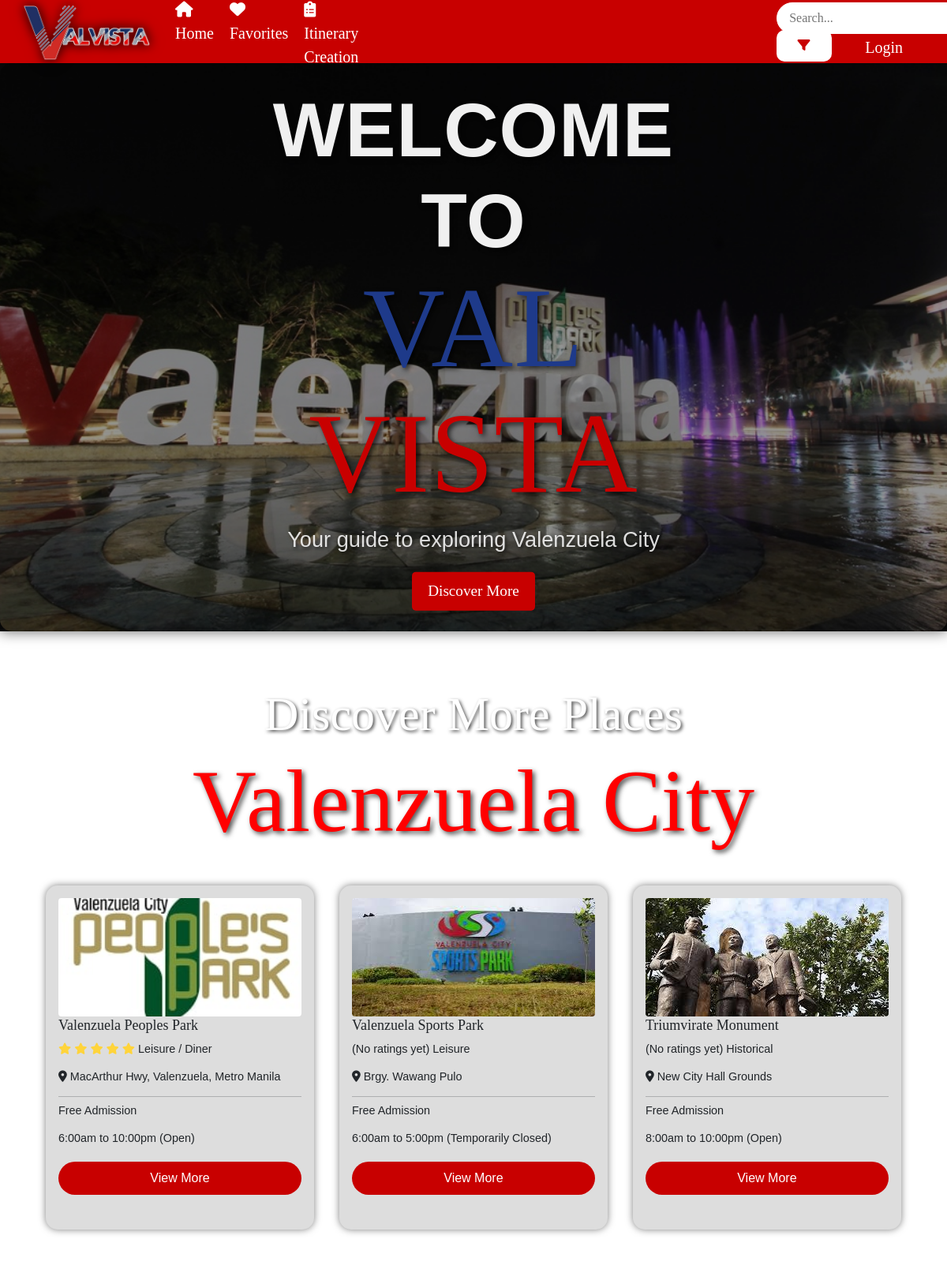
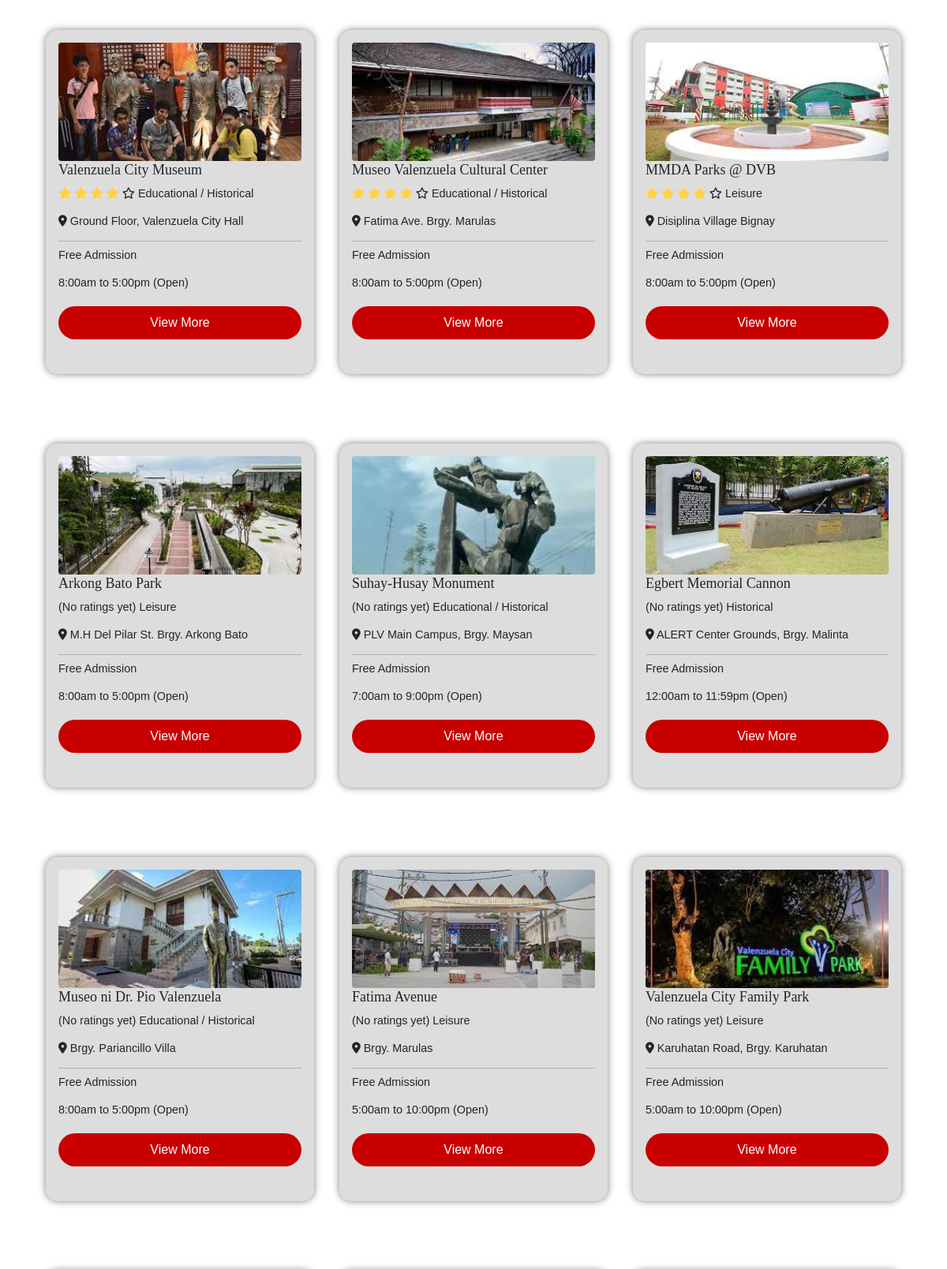
/home/ (upper part), run on the app's committed database (2 pictures, top to bottom).
### website/models.py (models this page shows, shortened)
class Place(models.Model):
        COST_CHOICES = [
        ('0','0'),
        ('1-200','1-200'),
        ('201-500','201-500'),
        ('501+','501+'),
        ]
        STATUS_CHOICES = [
        ('Open','Open'),
        ('Soon to Open','Soon to Open'),
        ('Closed','Closed'),
        ('Temporarily Closed','Temporarily Closed'),
        ('For Renovation','For Renovation'),
        ]
        name = models.CharField (max_length=100)
        location = models.CharField (max_length=100)
        description = models.CharField (max_length=1000)
        categories = models.ManyToManyField('Category', related_name='places')
        time = models.CharField (max_length=20)
        timeclose = models.CharField (max_length=20)
        cost = models.CharField(max_length=100, blank=True,null=True,choices= COST_CHOICES)
        photo = models.ManyToManyField(PlaceMedia,related_name='places',blank=True)
        thumbnail = models.ImageField(upload_to="media")
        archived = models.BooleanField(default=False)
        map = models.CharField(max_length=2000,blank=True,null=True)
        promos = models.ImageField(upload_to="media",blank=True,null=True)
        announcement = models.TextField(max_length=5000, blank=True,null=True)
        status = models.CharField(max_length=100, blank=True,null=True,choices= STATUS_CHOICES)
        lat = models.DecimalField(max_digits=30, decimal_places=20, blank=True, null=True)
        lng = models.DecimalField(max_digits=30, decimal_places=20, blank=True, null=True)

class Category(models.Model):
    name = models.CharField(max_length=100, unique=True)

### website/views.py (the view)
# urls.py: path('home/',views.home,name="home"),
def home(request):
    excluded_groups = ['Business', 'Admin']
    if any(request.user.groups.filter(name=group).exists() for group in excluded_groups):
        return redirect('login')
    if request.user.groups.filter(name='NormalUsers').exists():
        now = timezone.now()
        Notification.objects.filter(created_at__lt=now - timedelta(days=7)).delete()
        notifications = request.user.notifications.all().order_by('-created_at')
    else:
        notifications = []
    context = get_home_context(request.user)
    context['notifications'] = notifications
    return render(request, 'home.html', context)

### website/utils.py (called while the page is built)
def get_home_context(user):
    favorite_places = []
    favorite_businesses = []
    places = Place.objects.annotate(
        avg_rating=Avg('ratings__score'),
        rating_count=Count('ratings')
    )
    business = Business.objects.annotate(
        avg_rating=Avg('ratings__score'),
        rating_count=Count('ratings')
    )
    if user.is_authenticated:
        user_favorites = Favorite.objects.filter(user=user)
        favorite_places = user_favorites.filter(place__isnull=False).values_list('place_id', flat=True)
        favorite_businesses = user_favorites.filter(business__isnull=False).values_list('business_id', flat=True)
    context = {
        'all_admin': places,
        'all_business': business,
        'favorite_places': favorite_places,
        'favorite_businesses': favorite_businesses,
    }
    return context

### website/templates/home.html (shortened to what this page needs)
<!DOCTYPE html>
<html lang="en">
<head>
    <link rel="stylesheet" href="https://cdnjs.cloudflare.com/ajax/libs/font-awesome/6.5.1/css/all.min.css">
    <link rel="stylesheet" href="https://cdnjs.cloudflare.com/ajax/libs/font-awesome/4.7.0/css/font-awesome.min.css">
    <link rel="stylesheet" href="https://cdnjs.cloudflare.com/ajax/libs/font-awesome/6.0.0-beta3/css/all.min.css">
    <link href="https://cdn.jsdelivr.net/npm/bootstrap@5.0.2/dist/css/bootstrap.min.css" rel="stylesheet"
>
    {% load static %}
    <link rel="stylesheet" href="{% static 'homies.css' %}">
</head>
    <nav>
        <div class="logo">
            <a style="margin-right: 50px;" href="{%url 'home' %}"><img class="logo"src ="..\media\media\valvista logo.png" alt="logo"></a>
        </div>
            <ul class="nav-links">
            <li><a href="{%url 'home' %}"><i class="fa-solid fa-house"></i> Home</a></li>
            {% if user.is_authenticated%}
            <li><a href="{%url 'favorite_list' %}"><i class="fa-solid fa-heart"></i> Favorites</a></li>
            {%else%}
            <li><a href="{%url 'login' %}"><i class="fa-solid fa-heart"></i> Favorites</a></li>
            {%endif%}
			{% if user.is_authenticated%}
            <li><a href="{%url 'itinerary' %}"><i class="fa-solid fa-clipboard-list"></i> Itinerary Creation</a></li>
			{%else%}
            <li><a href="{%url 'login' %}"><i class="fa-solid fa-clipboard-list"></i> Itinerary Creation</a></li>
            {%endif%}
        </ul>
        {% if user.is_authenticated%}
        <div class="search-container">
            <div class="search-bar">
                <input id="searchInput" type="text" placeholder="Search..." oninput="performSearch()">
                <button id="filterbut" class="btn"><i class="fa-solid fa-filter"></i></button>
            </div>
        </div>
        {%else%}
        <div style="margin-left: 500px;" class="search-container">
            <div class="search-bar">
                <input id="searchInput" type="text" placeholder="Search..." oninput="performSearch()">
                <button id="filterbut" class="btn"><i class="fa-solid fa-filter"></i></button>
            </div>
        </div>
        {%endif%}
            <ul class="nav-links ul-user">
            {% if user.is_authenticated%}
            <li>
                <a href="javascript:void(0);" id="notification-icon">
                    <i class="fa-solid fa-bell"></i>
                    {% if notifications.count > 0 %}
                        <span class="notification-badge">{{ notifications.count }}</span>
                    {% endif %}
                </a>
                <div id="notification-container" class="notification-container" style="display: none;">
                    <ul class="notification-dropdown">
                        {% for notification in notifications %}
    <li class="notification-card">
        {% if notification.origin == "place"%}
        <a href="{% url 'viewplace' notification.placeid %}"
           class="notification-link"
           data-notification-id="{{ notification.id }}">
            <div class="notification-card-content">
                <p><i class="fa-solid fa-bell"></i> {{ notification.message }}</p>
                <small>{{ notification.created_at }}</small>
            </div>
        </a>
        {%else%}
        <a href="{% url 'viewbusiness' notification.placeid %}"
           class="notification-link"
           data-notification-id="{{ notification.id }}">
            <div class="notification-card-content">
                <p><i class="fa-solid fa-bell"></i> {{ notification.message }}</p>
                <small>{{ notification.created_at }}</small>
            </div>
        </a>
    </li>
    {% endif %}
{% endfor %}
                    </ul>
                </div>
            </li>
            <li class="no-hover"><a style="color: white;"><i class="fa-solid fa-user"></i> Welcome, <strong> {{request.user}}!</strong></a></li>
            <li><a href="{%url 'logout' %}"><i class="fa-solid fa-right-to-bracket"></i> Logout</a></li>
            {%else%}
            <li><a style="margin-left: 20px;" href="{%url 'login' %}"><i class="fa-solid fa-right-to-bracket"></i> Login</a></li>
            {%endif%}
        </ul>
    </nav>
<body>
<div class="slider">
    <div class="carousel-text">
        <h1>Welcome to </h1>
        <h2><span class="valvista">VAL</span> <span class="valsit">VISTA</span></h2>
        <p>Your guide to exploring Valenzuela City</p>
        <button id="discover-more" class="discover-button">Discover More</button>
    </div>
    <div class="carousel">
        <div class="list">
            <div class="item active">
                <img style="object-fit: cover;" src="../media/media/valvistabg.jpeg" alt="Promo Image 1">
            </div>
        </div>
    </div>
    <div class="overlay"></div>
</div>
<div class="container my-5" id="resultsContainer">
    <div class="anicontainer">
        <h2 class="animated-title top-title">Discover More Places</h2>
        <h3 class="animated-title bottom-title">Valenzuela City</h3>
    </div>
    <div class="row">
        {% for item in all_admin %}
            {% if not item.archived %}
                <div class="col-md-4 mb-4">
                    <div class="jumbotron animated" data-activities="{% for category in item.categories.all %}{{ category.name }}{% if not forloop.last %},{% endif %} {% endfor %}" data-budget="{{ item.cost }}" data-time="{{ item.time }}">
                        <div class="position-relative">
                            <img src="{{item.thumbnail.url}}" class="img-fluid rounded" alt="{{item.name}}" style="object-fit: cover; height: 220px;">
                            <h2 class="display-4 text-dark">{{item.name}}</h2>
                            <p class="lead text-dark"> {% if item.avg_rating %}
                                {% for i in "12345" %}
                                    {% if i <= item.avg_rating|floatformat:0 %}
                                    <i class="fa-solid fa-star" style="color: #FFD43B;"></i>
                                        {%else%}
                                        <i class="fa-regular fa-star"></i>
                                    {% endif %}
                                {% endfor %}
                            {% else %}
                                (No ratings yet)
                            {% endif %}
                                {% for category in item.categories.all %}
                                {{ category.name }}{% if not forloop.last %} /{% endif %}
                                {% endfor %}
                            </p>
                            <p class="lead text-dark"><i class="fa-duotone fa-solid fa-location-dot"></i> {{item.location}}</p>
                            <hr class="bg-dark mb-2">
                            <p class="lead text-dark">
                                {% if item.cost == '0' %}
                                    Free Admission
                                {% else %}
                                    {{ item.cost }}
                                {% endif %}
                            </p>
                            <p class="lead text-dark">{{item.time}} to {{item.timeclose}} ({{item.status}})  <button class="btn btn-lg view-more-btn" onclick="redirectToPlace('{{ item.pk }}')">View More</button></p>
                        </div>
                    </div>
                </div>
            {% endif %}
        {% endfor %}
    </div>
</div>

### data on the page
Place: thumbnail (picture), name "Valenzuela Peoples Park", archived False (drawn), location "MacArthur Hwy, Valenzuela, Metro Manila", cost "Free Admission", time "6:00am", timeclose "10:00pm", status "Open"
Category: name "Leisure"
Category: name "Diner"
Place: thumbnail (picture), name "Valenzuela Sports Park", shows "(No ratings yet)", location "Brgy. Wawang Pulo", cost "Free Admission", time "6:00am", timeclose "5:00pm", status "Temporarily Closed"
Place: thumbnail (picture), name "Triumvirate Monument", shows "(No ratings yet)", location "New City Hall Grounds", cost "Free Admission", time "8:00am", timeclose "10:00pm", status "Open"
Category: name "Historical"
Place: thumbnail (picture), name "Valenzuela City Museum", archived False (drawn), location "Ground Floor, Valenzuela City Hall", cost "Free Admission", time "8:00am", timeclose "5:00pm", status "Open"
Category: name "Educational"
Place: thumbnail (picture), name "Museo Valenzuela Cultural Center", archived False (drawn), location "Fatima Ave. Brgy. Marulas", cost "Free Admission", time "8:00am", timeclose "5:00pm", status "Open"
Place: thumbnail (picture), name "MMDA Parks @ DVB", archived False (drawn), location "Disiplina Village Bignay", cost "Free Admission", time "8:00am", timeclose "5:00pm", status "Open"
Place: thumbnail (picture), name "Arkong Bato Park", shows "(No ratings yet)", location "M.H Del Pilar St. Brgy. Arkong Bato", cost "Free Admission", time "8:00am", timeclose "5:00pm", status "Open"
Place: thumbnail (picture), name "Suhay-Husay Monument", shows "(No ratings yet)", location "PLV Main Campus, Brgy. Maysan", cost "Free Admission", time "7:00am", timeclose "9:00pm", status "Open"
Place: thumbnail (picture), name "Egbert Memorial Cannon", shows "(No ratings yet)", location "ALERT Center Grounds, Brgy. Malinta", cost "Free Admission", time "12:00am", timeclose "11:59pm", status "Open"
Place: thumbnail (picture), name "Museo ni Dr. Pio Valenzuela", shows "(No ratings yet)", location "Brgy. Pariancillo Villa", cost "Free Admission", time "8:00am", timeclose "5:00pm", status "Open"
Place: thumbnail (picture), name "Fatima Avenue", shows "(No ratings yet)", location "Brgy. Marulas", cost "Free Admission", time "5:00am", timeclose "10:00pm", status "Open"
Place: thumbnail (picture), name "Valenzuela City Family Park", shows "(No ratings yet)", location "Karuhatan Road, Brgy. Karuhatan", cost "Free Admission", time "5:00am", timeclose "10:00pm", status "Open"
